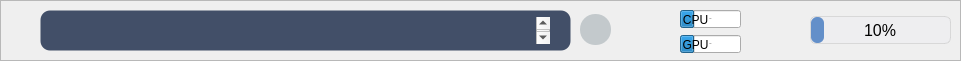
    <widget class="QFrame" name="frame_state">
     <property name="geometry">
      <rect>
       <x>20</x>
       <y>649</y>
       <width>961</width>
       <height>61</height>
      </rect>
     </property>
     <property name="font">
      <font>
       <family>Arial</family>
      </font>
     </property>
     <property name="styleSheet">
      <string notr="true">QFrame#frame_state {
    background-color: #232936;
    border: 0px solid #4268a8;
    border-radius: 18px;
}</string>
     </property>
     <property name="frameShape">
      <enum>QFrame::Shape::StyledPanel</enum>
     </property>
     <property name="frameShadow">
      <enum>QFrame::Shadow::Raised</enum>
     </property>
     <widget class="QPlainTextEdit" name="txt_status_message">
      <property name="geometry">
       <rect>
        <x>40</x>
        <y>10</y>
        <width>531</width>
        <height>41</height>
       </rect>
      </property>
      <property name="font">
       <font>
        <family>Arial</family>
        <pointsize>12</pointsize>
        <italic>false</italic>
        <bold>false</bold>
       </font>
      </property>
      <property name="styleSheet">
       <string notr="true">/* ==================== QPlainTextEdit / QTextEdit ==================== */
/* ==================== QPlainTextEdit / QTextEdit ==================== */
QPlainTextEdit,
QTextEdit
{
	font: 12pt &quot;Arial&quot;;
	background-color: rgba(66, 79, 104, 1);
	border: 1px solid transparent;
	border-radius: 10px;
	color: rgb(255, 255, 255);
	padding: 6px 20px;                     /* 文本四周留出舒适内边距 */
	selection-background-color: #3478e8;
	selection-color: #ffffff;
}


QPlainTextEdit:hover,
QTextEdit:hover
{	
	border: 1px solid #3478e8;}

QPlainTextEdit:focus,
QTextEdit:focus
{
	border: 1px solid #3478e8;
}

QPlainTextEdit:disabled,
QTextEdit:disabled
{
	background-color: #f6f7f9;
	color: #9498a0;
	border: 1px solid transparent;
}


/* ==================== 深色滚动条（与整体风格统一） ==================== */
QPlainTextEdit QScrollBar:vertical,
QTextEdit QScrollBar:vertical
{
	background: transparent;
	width: 10px;
	margin: 4px 2px 4px 0px;
	border: none;
}

QPlainTextEdit QScrollBar::handle:vertical,
QTextEdit QScrollBar::handle:vertical
{
	background: rgb(90, 105, 135);
	min-height: 24px;
	border-radius: 4px;
}

QPlainTextEdit QScrollBar::handle:vertical:hover,
QTextEdit QScrollBar::handle:vertical:hover
{
	background: rgb(120, 138, 172);
}

QPlainTextEdit QScrollBar::handle:vertical:pressed,
QTextEdit QScrollBar::handle:vertical:pressed
{
	background: #3478e8;
}

/* 去掉上下箭头和页步进区域（现代风格通常隐藏） */
QPlainTextEdit QScrollBar::add-line:vertical,
QPlainTextEdit QScrollBar::sub-line:vertical,
QTextEdit QScrollBar::add-line:vertical,
QTextEdit QScrollBar::sub-line:vertical
{
	height: 0px;
	background: transparent;
}

QPlainTextEdit QScrollBar::add-page:vertical,
QPlainTextEdit QScrollBar::sub-page:vertical,
QTextEdit QScrollBar::add-page:vertical,
QTextEdit QScrollBar::sub-page:vertical
{
	background: transparent;
}

/* 水平滚动条 */
QPlainTextEdit QScrollBar:horizontal,
QTextEdit QScrollBar:horizontal
{
	background: transparent;
	height: 10px;
	margin: 0px 4px 2px 4px;
	border: none;
}

QPlainTextEdit QScrollBar::handle:horizontal,
QTextEdit QScrollBar::handle:horizontal
{
	background: rgb(90, 105, 135);
	min-width: 24px;
	border-radius: 4px;
}

QPlainTextEdit QScrollBar::handle:horizontal:hover,
QTextEdit QScrollBar::handle:horizontal:hover
{
	background: rgb(120, 138, 172);
}

QPlainTextEdit QScrollBar::handle:horizontal:pressed,
QTextEdit QScrollBar::handle:horizontal:pressed
{
	background: #3478e8;
}

QPlainTextEdit QScrollBar::add-line:horizontal,
QPlainTextEdit QScrollBar::sub-line:horizontal,
QTextEdit QScrollBar::add-line:horizontal,
QTextEdit QScrollBar::sub-line:horizontal
{
	width: 0px;
	background: transparent;
}

QPlainTextEdit QScrollBar::add-page:horizontal,
QPlainTextEdit QScrollBar::sub-page:horizontal,
QTextEdit QScrollBar::add-page:horizontal,
QTextEdit QScrollBar::sub-page:horizontal
{
	background: transparent;
}</string>
      </property>
      <property name="placeholderText">
       <string/>
      </property>
     </widget>
     <widget class="QProgressBar" name="pbar_main">
      <property name="geometry">
       <rect>
        <x>810</x>
        <y>16</y>
        <width>141</width>
        <height>28</height>
       </rect>
      </property>
      <property name="font">
       <font>
        <family>Arial</family>
        <pointsize>12</pointsize>
       </font>
      </property>
      <property name="styleSheet">
       <string notr="true">QProgressBar {
    border: 1px solid rgba(200, 200, 200, 0.6);
    border-radius: 6px;       /* 馃敽缂╁皬鍦嗚锛屽拰楂樺害鍖归厤 */
    background-color: rgba(236, 238, 242, 0.45);
    min-height:14px;
    text-align:center;
}
QProgressBar::chunk {
    border-radius:6px;        /* 馃敽鍜屽灞備繚鎸佷竴鑷?*/
    background-color:#638fc9;
    min-width:6px;            /* 馃敽鏀规垚寰堝皬鐨勬渶灏忓搴︼紝淇濊瘉鑳界敾鍑哄渾瑙掞紝涓嶄細杩囧害鎾戝紑 */
}
</string>
      </property>
      <property name="value">
       <number>10</number>
      </property>
     </widget>
     <widget class="QProgressBar" name="pbar_gpu">
      <property name="geometry">
       <rect>
        <x>680</x>
        <y>35</y>
        <width>61</width>
        <height>18</height>
       </rect>
      </property>
      <property name="font">
       <font>
        <family>Arial</family>
        <pointsize>-1</pointsize>
       </font>
      </property>
      <property name="styleSheet">
       <string notr="true">
QProgressBar{
    border: 1px solid rgba(200, 200, 200, 0.6);
    border-radius: 6px;
    background-color: rgba(236, 238, 242, 0.45);
    min-height:12px;
    text-align:right;
    font-size:11px;
    color:#222222;
}
QProgressBar::chunk {
    border-radius:6px;
    background-color:#d47828;
    min-width:6px;
}
&quot;&quot;&quot;
</string>
      </property>
      <property name="value">
       <number>24</number>
      </property>
     </widget>
     <widget class="QProgressBar" name="pbar_cpu">
      <property name="geometry">
       <rect>
        <x>680</x>
        <y>10</y>
        <width>61</width>
        <height>18</height>
       </rect>
      </property>
      <property name="font">
       <font>
        <family>Arial</family>
        <pointsize>-1</pointsize>
       </font>
      </property>
      <property name="styleSheet">
       <string notr="true">QProgressBar{
    border: 1px solid rgba(200, 200, 200, 0.6);
    border-radius: 6px;
    background-color: rgba(236, 238, 242, 0.45);
    min-height:12px;
    text-align:right;
    font-size:11px;
    color:#222222;
}
QProgressBar::chunk {
    border-radius:6px;
    background-color:#38b078;
    min-width:6px;
}
&quot;&quot;&quot;
</string>
      </property>
      <property name="value">
       <number>24</number>
      </property>
     </widget>
     <widget class="QLabel" name="label_31">
      <property name="geometry">
       <rect>
        <x>680</x>
        <y>10</y>
        <width>31</width>
        <height>21</height>
       </rect>
      </property>
      <property name="font">
       <font>
        <family>Arial</family>
       </font>
      </property>
      <property name="styleSheet">
       <string notr="true">background:transparent;</string>
      </property>
      <property name="text">
       <string>&lt;html&gt;&lt;head/&gt;&lt;body&gt;&lt;p align=&quot;center&quot;&gt;CPU&lt;/p&gt;&lt;/body&gt;&lt;/html&gt;</string>
      </property>
     </widget>
     <widget class="QLabel" name="label_32">
      <property name="geometry">
       <rect>
        <x>680</x>
        <y>35</y>
        <width>31</width>
        <height>21</height>
       </rect>
      </property>
      <property name="font">
       <font>
        <family>Arial</family>
       </font>
      </property>
      <property name="styleSheet">
       <string notr="true">background:transparent;</string>
      </property>
      <property name="text">
       <string>&lt;html&gt;&lt;head/&gt;&lt;body&gt;&lt;p align=&quot;center&quot;&gt;GPU&lt;/p&gt;&lt;/body&gt;&lt;/html&gt;</string>
      </property>
     </widget>
     <widget class="QLabel" name="lbl_status_error">
      <property name="geometry">
       <rect>
        <x>40</x>
        <y>20</y>
        <width>21</width>
        <height>21</height>
       </rect>
      </property>
      <property name="styleSheet">
       <string notr="true">background:transparent;</string>
      </property>
      <property name="text">
       <string/>
      </property>
      <property name="pixmap">
       <pixmap resource="../../py/Anaconda3/Scripts/res.qrc">:/icons/state_error.svg</pixmap>
      </property>
      <property name="scaledContents">
       <bool>true</bool>
      </property>
     </widget>
     <widget class="QLabel" name="lbl_status_normal">
      <property name="geometry">
       <rect>
        <x>40</x>
        <y>20</y>
        <width>21</width>
        <height>21</height>
       </rect>
      </property>
      <property name="styleSheet">
       <string notr="true">background:transparent;</string>
      </property>
      <property name="text">
       <string/>
      </property>
      <property name="pixmap">
       <pixmap resource="../../py/Anaconda3/Scripts/res.qrc">:/icons/state_normal.svg</pixmap>
      </property>
      <property name="scaledContents">
       <bool>true</bool>
      </property>
     </widget>
     <widget class="QLabel" name="label_2">
      <property name="geometry">
       <rect>
        <x>-10</x>
        <y>-1</y>
        <width>61</width>
        <height>61</height>
       </rect>
      </property>
      <property name="styleSheet">
       <string notr="true">background:transparent;
padding:2px 2px 2px 2px</string>
      </property>
      <property name="text">
       <string/>
      </property>
      <property name="pixmap">
       <pixmap resource="../../py/Anaconda3/Scripts/res.qrc">:/icons/state.svg</pixmap>
      </property>
      <property name="scaledContents">
       <bool>true</bool>
      </property>
      <property name="margin">
       <number>15</number>
      </property>
     </widget>
     <widget class="QLabel" name="label_15">
      <property name="geometry">
       <rect>
        <x>630</x>
        <y>0</y>
        <width>61</width>
        <height>61</height>
       </rect>
      </property>
      <property name="styleSheet">
       <string notr="true">background:transparent;
padding:2px 2px 2px 2px</string>
      </property>
      <property name="text">
       <string/>
      </property>
      <property name="pixmap">
       <pixmap resource="../../py/Anaconda3/Scripts/res.qrc">:/icons/usage.svg</pixmap>
      </property>
      <property name="scaledContents">
       <bool>true</bool>
      </property>
      <property name="margin">
       <number>12</number>
      </property>
     </widget>
     <widget class="QLabel" name="label_14">
      <property name="geometry">
       <rect>
        <x>760</x>
        <y>0</y>
        <width>61</width>
        <height>61</height>
       </rect>
      </property>
      <property name="styleSheet">
       <string notr="true">background:transparent;
padding:2px 2px 2px 2px</string>
      </property>
      <property name="text">
       <string/>
      </property>
      <property name="pixmap">
       <pixmap resource="../../py/Anaconda3/Scripts/res.qrc">:/icons/process.svg</pixmap>
      </property>
      <property name="scaledContents">
       <bool>true</bool>
      </property>
      <property name="margin">
       <number>14</number>
      </property>
     </widget>
     <widget class="QLabel" name="lbl_status_unknown">
      <property name="geometry">
       <rect>
        <x>40</x>
        <y>20</y>
        <width>21</width>
        <height>21</height>
       </rect>
      </property>
      <property name="styleSheet">
       <string notr="true">background:transparent;</string>
      </property>
      <property name="text">
       <string/>
      </property>
      <property name="pixmap">
       <pixmap resource="../../py/Anaconda3/Scripts/res.qrc">:/icons/state_unknown.svg</pixmap>
      </property>
      <property name="scaledContents">
       <bool>true</bool>
      </property>
     </widget>
     <widget class="QLabel" name="lbl_status_warning">
      <property name="geometry">
       <rect>
        <x>40</x>
        <y>20</y>
        <width>21</width>
        <height>21</height>
       </rect>
      </property>
      <property name="styleSheet">
       <string notr="true">background:transparent;</string>
      </property>
      <property name="text">
       <string/>
      </property>
      <property name="pixmap">
       <pixmap resource="../../py/Anaconda3/Scripts/res.qrc">:/icons/state_warning.svg</pixmap>
      </property>
      <property name="scaledContents">
       <bool>true</bool>
      </property>
     </widget>
     <widget class="QPushButton" name="btn_status_log">
      <property name="geometry">
       <rect>
        <x>580</x>
        <y>14</y>
        <width>31</width>
        <height>31</height>
       </rect>
      </property>
      <property name="styleSheet">
       <string notr="true">QPushButton {
    background-color: rgba(140, 155, 160, 0.45);
    border-radius: 15px;
    color: #ffffff;
    padding-left:0px;
    padding-top:0px;
    text-align: center;

}

QPushButton:hover {
    background-color: #6b8a8f;
}

QPushButton:pressed {
    background-color: #4d6b70;
    padding-top:8px;
	padding-left:2px;
	padding-bottom:2px;
}

QPushButton:disabled {
    background-color: rgba(66, 79, 104, 0.5);
    border-radius: 10px;
    color: #9aa8b8;
}

</string>
      </property>
      <property name="text">
       <string/>
      </property>
      <property name="icon">
       <iconset resource="../../py/Anaconda3/Scripts/res.qrc">
        <normaloff>:/icons/more.svg</normaloff>:/icons/more.svg</iconset>
      </property>
      <property name="iconSize">
       <size>
        <width>30</width>
        <height>30</height>
       </size>
      </property>
     </widget>
    </widget>
